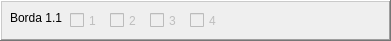
      <widget class="QFrame" name="frame_4">
       <property name="geometry">
        <rect>
         <x>458</x>
         <y>80</y>
         <width>391</width>
         <height>41</height>
        </rect>
       </property>
       <property name="frameShape">
        <enum>QFrame::WinPanel</enum>
       </property>
       <property name="frameShadow">
        <enum>QFrame::Raised</enum>
       </property>
       <widget class="QCheckBox" name="cb111">
        <property name="enabled">
         <bool>false</bool>
        </property>
        <property name="geometry">
         <rect>
          <x>70</x>
          <y>10</y>
          <width>41</width>
          <height>21</height>
         </rect>
        </property>
        <property name="text">
         <string>1</string>
        </property>
       </widget>
       <widget class="QCheckBox" name="cb112">
        <property name="enabled">
         <bool>false</bool>
        </property>
        <property name="geometry">
         <rect>
          <x>110</x>
          <y>10</y>
          <width>41</width>
          <height>21</height>
         </rect>
        </property>
        <property name="text">
         <string>2</string>
        </property>
       </widget>
       <widget class="QLabel" name="label_7">
        <property name="geometry">
         <rect>
          <x>10</x>
          <y>10</y>
          <width>58</width>
          <height>16</height>
         </rect>
        </property>
        <property name="text">
         <string>Borda 1.1</string>
        </property>
       </widget>
       <widget class="QCheckBox" name="cb113">
        <property name="enabled">
         <bool>false</bool>
        </property>
        <property name="geometry">
         <rect>
          <x>150</x>
          <y>10</y>
          <width>41</width>
          <height>21</height>
         </rect>
        </property>
        <property name="text">
         <string>3</string>
        </property>
       </widget>
       <widget class="QCheckBox" name="cb114">
        <property name="enabled">
         <bool>false</bool>
        </property>
        <property name="geometry">
         <rect>
          <x>190</x>
          <y>10</y>
          <width>41</width>
          <height>21</height>
         </rect>
        </property>
        <property name="text">
         <string>4</string>
        </property>
       </widget>
       <widget class="QFrame" name="frame_5">
        <property name="geometry">
         <rect>
          <x>460</x>
          <y>0</y>
          <width>391</width>
          <height>41</height>
         </rect>
        </property>
        <property name="frameShape">
         <enum>QFrame::WinPanel</enum>
        </property>
        <property name="frameShadow">
         <enum>QFrame::Raised</enum>
        </property>
        <widget class="QCheckBox" name="checkBox_17">
         <property name="geometry">
          <rect>
           <x>70</x>
           <y>10</y>
           <width>41</width>
           <height>21</height>
          </rect>
         </property>
         <property name="text">
          <string>1</string>
         </property>
        </widget>
        <widget class="QCheckBox" name="checkBox_18">
         <property name="geometry">
          <rect>
           <x>110</x>
           <y>10</y>
           <width>41</width>
           <height>21</height>
          </rect>
         </property>
         <property name="text">
          <string>2</string>
         </property>
        </widget>
        <widget class="QLabel" name="label_8">
         <property name="geometry">
          <rect>
           <x>10</x>
           <y>10</y>
           <width>58</width>
           <height>16</height>
          </rect>
         </property>
         <property name="text">
          <string>Borda 1.1</string>
         </property>
        </widget>
        <widget class="QCheckBox" name="checkBox_19">
         <property name="geometry">
          <rect>
           <x>150</x>
           <y>10</y>
           <width>41</width>
           <height>21</height>
          </rect>
         </property>
         <property name="text">
          <string>3</string>
         </property>
        </widget>
        <widget class="QCheckBox" name="checkBox_20">
         <property name="geometry">
          <rect>
           <x>190</x>
           <y>10</y>
           <width>41</width>
           <height>21</height>
          </rect>
         </property>
         <property name="text">
          <string>4</string>
         </property>
        </widget>
        <widget class="QCheckBox" name="checkBox_21">
         <property name="geometry">
          <rect>
           <x>230</x>
           <y>10</y>
           <width>41</width>
           <height>21</height>
          </rect>
         </property>
         <property name="text">
          <string>5</string>
         </property>
        </widget>
        <widget class="QCheckBox" name="checkBox_22">
         <property name="geometry">
          <rect>
           <x>270</x>
           <y>10</y>
           <width>41</width>
           <height>21</height>
          </rect>
         </property>
         <property name="text">
          <string>6</string>
         </property>
        </widget>
        <widget class="QCheckBox" name="checkBox_23">
         <property name="geometry">
          <rect>
           <x>310</x>
           <y>10</y>
           <width>41</width>
           <height>21</height>
          </rect>
         </property>
         <property name="text">
          <string>7</string>
         </property>
        </widget>
        <widget class="QCheckBox" name="checkBox_24">
         <property name="geometry">
          <rect>
           <x>350</x>
           <y>10</y>
           <width>41</width>
           <height>21</height>
          </rect>
         </property>
         <property name="text">
          <string>8</string>
         </property>
        </widget>
       </widget>
      </widget>
